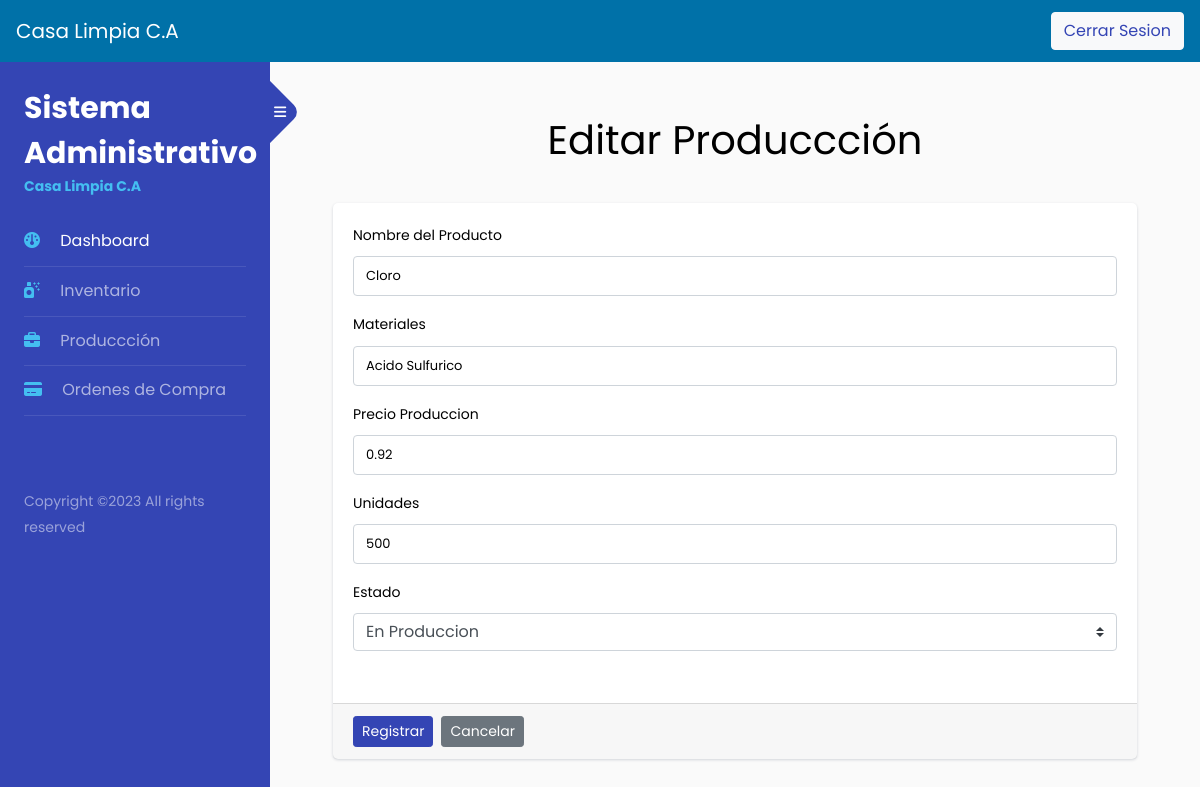
The app's page /editProduccion.php?id=7 with its own data.
### tables this page shows
CREATE TABLE `produccion` (
  `id_producto` int(11) NOT NULL,
  `nombre_producto` varchar(40) NOT NULL,
  `materiales` varchar(40) NOT NULL,
  `mano_obra` double(10,2) NOT NULL,
  `unidades` int(11) NOT NULL,
  `estado` varchar(40) NOT NULL,
  `fecha_registro` datetime NOT NULL DEFAULT current_timestamp()
);

### editProduccion.php (the view, shortened to what this page needs)
<?php
require_once('connection.php');
$nombre_producto = "";
$materiales = "";
$mano_obra = "";
$unidades = "";
$estado = "" ;
if ( $_SERVER ['REQUEST_METHOD'] == 'GET'){
    $id_producto = $_GET["id"];
    $sql_query = "SELECT * FROM produccion WHERE id_producto=$id_producto";
    $result = $con->query($sql_query);
    $row = $result->fetch_assoc();
    $nombre_producto = $row['nombre_producto'];
    $materiales = $row['materiales'];
    $mano_obra = $row['mano_obra'];
    $estado = $row['estado'];
    $unidades = $row['unidades'];
}
?>
<!DOCTYPE html>
<html lang="en">
<head>
    <link rel="stylesheet" href="https://stackpath.bootstrapcdn.com/bootstrap/4.5.2/css/bootstrap.min.css">
    <link rel="stylesheet" href="https://cdnjs.cloudflare.com/ajax/libs/font-awesome/6.3.0/css/all.min.css" />
    <link rel="stylesheet" href="./assets/css/style.css">
</head>
<body>
<body>
    <nav class="navbar" style="background:#0071A8;">
    <a class="navbar-brand" style="color:#fff;" href="#" >Casa Limpia C.A</a>
    <button type="button" class="btn btn-light"><a href="logout-user.php">Cerrar Sesion</a></button>
    </nav>
    <div class="wrapper d-flex align-items-stretch">
        <nav id="sidebar">
            <div class="custom-menu">
					<button type="button" id="sidebarCollapse" class="btn btn-primary">
	          <i class="fa fa-bars"></i>
	        </button>
        </div>
				<div class="p-4">
		  		<h1><a href="home.php" class="logo">Sistema Administrativo <span>Casa Limpia C.A</span></a></h1>
                  <ul class="list-unstyled components mb-5">
	          <li class="active">
	            <a href="home.php"><span class="fa-solid fa-gauge mr-3"></span> Dashboard</a>
	          </li>
	          <li>
	              <a href="inventario.php"><span class="fa-solid fa-spray-can-sparkles mr-3"></span> Inventario</a>
	          </li>
	          <li>
              <a href="produccion.php"><span class="fa fa-briefcase mr-3"></span> Produccción</a>
            </li>
	          <li>
              <a href="#"><span class="fa-solid fa-credit-card mr-3"></span> Ordenes de Compra</a>
	          </li>
              <br>
	        </ul>
	        <div class="footer">
                <p>
                Copyright &copy;<script>document.write(new Date().getFullYear());</script> All rights reserved
                </p>
	        </div>
        </div>
    </nav>
    <div class="container">
        <div class="p-4 p-md-5 pt-5">
            <h1 class="text-center">Editar Produccción</h1> <br>
            <div class="card card-outline card-primary">
                <div class="card-body" style="color:black;">
                    <form method="POST" id="editarInventario">
                        <div class="form-group">
                            <label> Nombre del Producto </label>
                            <input type="text" name="nombre_producto" class="form-control" placeholder="Enter First Name" value="<?php echo $nombre_producto;?>" required>
                        </div>
                        <div class="form-group">
                            <label> Materiales </label>
                            <input type="text" name="materiales" class="form-control" placeholder="Enter Last Name" value="<?php echo $materiales;?>" required>
                        </div>
                        <div class="form-group">
                            <label> Precio Produccion </label>
                            <input type="number" step="0.01" name="mano_obra" class="form-control" placeholder="Enter Course" value="<?php echo $mano_obra;?>" required>
                        </div>
                        <div class="form-group">
                            <label> Unidades </label>
                            <input type="text" name="unidades" class="form-control" placeholder="Enter Course" value="<?php echo $unidades;?>" required>
                        </div>
                        <div class="form-group">
                        <label> Estado </label>
                            <select class="custom-select" name="estado"aria-label="Default select example" id="" name="estado" value="<?php echo $estado;?>" required>
                                <option value="En Produccion">En Produccion</option>
                            </select>
                        </div>
                    </form>
                </div>
                <div class="card-footer">
                    <div class="col-md-12">
                        <div class="row">
                            <button class="btn btn-sm btn-primary mr-2" type="submit" name="editInventariobtn" form="editarInventario">Registrar</button>
                            <a class="btn btn-sm btn-secondary" href="produccion.php">Cancelar</a>
                        </div>
                    </div>
                </div>
            </div>
        </div>
    </div>
</body>
</html>
</body>
</html>

### records on screen
produccion: nombre_producto "Cloro", materiales "Acido Sulfurico", mano_obra "0.92", unidades "500", estado "En Produccion"
